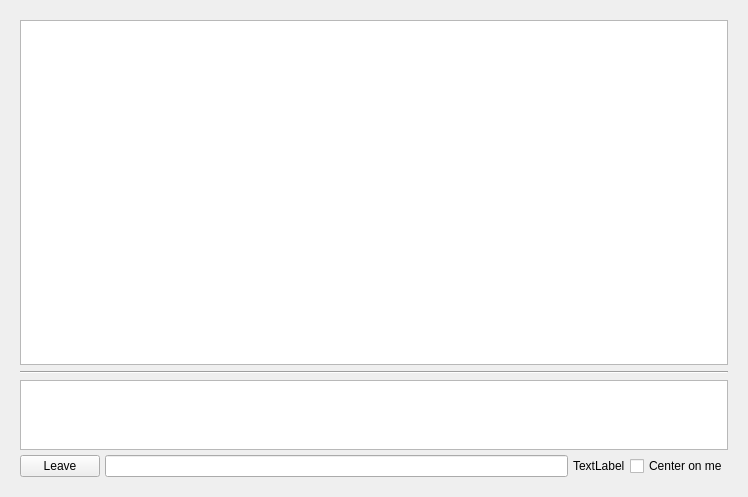
<?xml version="1.0" encoding="UTF-8"?>
<ui version="4.0">
 <class>Game</class>
 <widget class="QWidget" name="Game">
  <property name="geometry">
   <rect>
    <x>0</x>
    <y>0</y>
    <width>748</width>
    <height>497</height>
   </rect>
  </property>
  <property name="windowTitle">
   <string>Form</string>
  </property>
  <layout class="QGridLayout" name="gridLayout_7">
   <item row="0" column="0">
    <widget class="QStackedWidget" name="stackedWidget">
     <property name="currentIndex">
      <number>2</number>
     </property>
     <widget class="QWidget" name="page">
      <layout class="QGridLayout" name="gridLayout_6" columnstretch="0,0,6">
       <item row="0" column="0">
        <widget class="QFrame" name="frame">
         <property name="frameShape">
          <enum>QFrame::StyledPanel</enum>
         </property>
         <property name="frameShadow">
          <enum>QFrame::Raised</enum>
         </property>
         <layout class="QGridLayout" name="gridLayout" rowstretch="0,0,0,0,2,0,0,6">
          <property name="sizeConstraint">
           <enum>QLayout::SetMinAndMaxSize</enum>
          </property>
          <item row="4" column="2">
           <spacer name="verticalSpacer">
            <property name="orientation">
             <enum>Qt::Vertical</enum>
            </property>
            <property name="sizeHint" stdset="0">
             <size>
              <width>20</width>
              <height>40</height>
             </size>
            </property>
           </spacer>
          </item>
          <item row="0" column="0" colspan="4">
           <widget class="QLineEdit" name="lineEdit">
            <property name="font">
             <font>
              <pointsize>16</pointsize>
             </font>
            </property>
            <property name="text">
             <string>My new game</string>
            </property>
            <property name="placeholderText">
             <string>Game name</string>
            </property>
           </widget>
          </item>
          <item row="3" column="2">
           <widget class="QComboBox" name="comboBox_2"/>
          </item>
          <item row="5" column="1">
           <spacer name="horizontalSpacer">
            <property name="orientation">
             <enum>Qt::Horizontal</enum>
            </property>
            <property name="sizeHint" stdset="0">
             <size>
              <width>40</width>
              <height>20</height>
             </size>
            </property>
           </spacer>
          </item>
          <item row="3" column="0" colspan="2">
           <widget class="QLabel" name="label_4">
            <property name="text">
             <string>Number of players</string>
            </property>
           </widget>
          </item>
          <item row="1" column="3">
           <widget class="QDoubleSpinBox" name="doubleSpinBox">
            <property name="decimals">
             <number>1</number>
            </property>
            <property name="minimum">
             <double>0.500000000000000</double>
            </property>
            <property name="maximum">
             <double>5.000000000000000</double>
            </property>
            <property name="singleStep">
             <double>0.100000000000000</double>
            </property>
           </widget>
          </item>
          <item row="1" column="0">
           <widget class="QLabel" name="label">
            <property name="text">
             <string>Delay (sec)</string>
            </property>
           </widget>
          </item>
          <item row="2" column="0">
           <widget class="QLabel" name="label_2">
            <property name="text">
             <string>Timeout (sec)</string>
            </property>
           </widget>
          </item>
          <item row="5" column="3">
           <spacer name="horizontalSpacer_2">
            <property name="orientation">
             <enum>Qt::Horizontal</enum>
            </property>
            <property name="sizeHint" stdset="0">
             <size>
              <width>40</width>
              <height>20</height>
             </size>
            </property>
           </spacer>
          </item>
          <item row="6" column="1" colspan="2">
           <widget class="QComboBox" name="comboBox">
            <property name="accessibleName">
             <string/>
            </property>
            <property name="accessibleDescription">
             <string/>
            </property>
           </widget>
          </item>
          <item row="7" column="2">
           <spacer name="verticalSpacer_2">
            <property name="orientation">
             <enum>Qt::Vertical</enum>
            </property>
            <property name="sizeHint" stdset="0">
             <size>
              <width>20</width>
              <height>40</height>
             </size>
            </property>
           </spacer>
          </item>
          <item row="2" column="3">
           <widget class="QSpinBox" name="spinBox">
            <property name="maximum">
             <number>600</number>
            </property>
           </widget>
          </item>
          <item row="2" column="2">
           <widget class="QSlider" name="horizontalSlider_2">
            <property name="statusTip">
             <string/>
            </property>
            <property name="whatsThis">
             <string/>
            </property>
            <property name="accessibleName">
             <string/>
            </property>
            <property name="accessibleDescription">
             <string/>
            </property>
            <property name="maximum">
             <number>600</number>
            </property>
            <property name="orientation">
             <enum>Qt::Horizontal</enum>
            </property>
           </widget>
          </item>
          <item row="1" column="2">
           <widget class="QSlider" name="horizontalSlider">
            <property name="minimum">
             <number>5</number>
            </property>
            <property name="maximum">
             <number>50</number>
            </property>
            <property name="orientation">
             <enum>Qt::Horizontal</enum>
            </property>
           </widget>
          </item>
          <item row="6" column="0">
           <widget class="QLabel" name="label_3">
            <property name="text">
             <string>Maps</string>
            </property>
           </widget>
          </item>
         </layout>
         <zorder>label_2</zorder>
         <zorder>horizontalSlider_2</zorder>
         <zorder>label_4</zorder>
         <zorder>comboBox_2</zorder>
         <zorder>label</zorder>
         <zorder>horizontalSlider</zorder>
         <zorder>lineEdit</zorder>
         <zorder>comboBox</zorder>
         <zorder>doubleSpinBox</zorder>
         <zorder>spinBox</zorder>
         <zorder>label_3</zorder>
        </widget>
       </item>
       <item row="0" column="2">
        <widget class="QFrame" name="frame_2">
         <property name="frameShape">
          <enum>QFrame::StyledPanel</enum>
         </property>
         <property name="frameShadow">
          <enum>QFrame::Raised</enum>
         </property>
         <layout class="QGridLayout" name="gridLayout_2">
          <item row="1" column="1">
           <widget class="QPushButton" name="pushButton_2">
            <property name="text">
             <string>Back</string>
            </property>
           </widget>
          </item>
          <item row="0" column="0" colspan="2">
           <widget class="GView" name="graphicsView"/>
          </item>
          <item row="1" column="0">
           <widget class="QPushButton" name="pushButton">
            <property name="text">
             <string>Create Game</string>
            </property>
           </widget>
          </item>
         </layout>
        </widget>
       </item>
       <item row="0" column="1">
        <widget class="Line" name="line_2">
         <property name="orientation">
          <enum>Qt::Vertical</enum>
         </property>
        </widget>
       </item>
      </layout>
     </widget>
     <widget class="QWidget" name="page_2">
      <layout class="QGridLayout" name="gridLayout_4" columnstretch="0,0">
       <item row="3" column="1">
        <widget class="QPushButton" name="pushButton_6">
         <property name="text">
          <string>Refresh</string>
         </property>
        </widget>
       </item>
       <item row="0" column="1">
        <widget class="GView" name="graphicsView_2"/>
       </item>
       <item row="0" column="0">
        <widget class="QTableWidget" name="tableWidget_2">
         <property name="enabled">
          <bool>true</bool>
         </property>
         <property name="minimumSize">
          <size>
           <width>0</width>
           <height>81</height>
          </size>
         </property>
        </widget>
       </item>
       <item row="1" column="0">
        <widget class="Line" name="line_3">
         <property name="orientation">
          <enum>Qt::Vertical</enum>
         </property>
        </widget>
       </item>
       <item row="3" column="0">
        <widget class="QPushButton" name="pushButton_3">
         <property name="text">
          <string>Play</string>
         </property>
        </widget>
       </item>
       <item row="4" column="0">
        <widget class="QPushButton" name="pushButton_4">
         <property name="text">
          <string>Back</string>
         </property>
        </widget>
       </item>
       <item row="4" column="1">
        <widget class="QPushButton" name="pushButton_7">
         <property name="text">
          <string>Join to random game</string>
         </property>
        </widget>
       </item>
      </layout>
     </widget>
     <widget class="QWidget" name="page_3">
      <layout class="QGridLayout" name="gridLayout_5">
       <item row="0" column="0">
        <layout class="QGridLayout" name="gridLayout_3" rowstretch="8,1,1">
         <item row="2" column="0">
          <layout class="QVBoxLayout" name="verticalLayout">
           <property name="spacing">
            <number>5</number>
           </property>
           <item>
            <widget class="QTextBrowser" name="textBrowser">
             <property name="enabled">
              <bool>true</bool>
             </property>
             <property name="readOnly">
              <bool>true</bool>
             </property>
            </widget>
           </item>
           <item>
            <layout class="QHBoxLayout" name="horizontalLayout">
             <item>
              <widget class="QPushButton" name="pushButton_5">
               <property name="text">
                <string>Leave</string>
               </property>
              </widget>
             </item>
             <item>
              <widget class="QLineEdit" name="lineEdit_2"/>
             </item>
             <item>
              <widget class="QLabel" name="label_5">
               <property name="text">
                <string>TextLabel</string>
               </property>
               <property name="scaledContents">
                <bool>true</bool>
               </property>
              </widget>
             </item>
             <item>
              <widget class="QCheckBox" name="checkBox">
               <property name="text">
                <string>Center on me</string>
               </property>
              </widget>
             </item>
            </layout>
           </item>
          </layout>
         </item>
         <item row="0" column="0">
          <widget class="GView" name="graphicsView_3"/>
         </item>
         <item row="1" column="0">
          <widget class="Line" name="line">
           <property name="orientation">
            <enum>Qt::Horizontal</enum>
           </property>
          </widget>
         </item>
        </layout>
       </item>
      </layout>
     </widget>
    </widget>
   </item>
  </layout>
 </widget>
 <customwidgets>
  <customwidget>
   <class>GView</class>
   <extends>QGraphicsView</extends>
   <header>GView.h</header>
  </customwidget>
 </customwidgets>
 <resources/>
 <connections/>
</ui>
